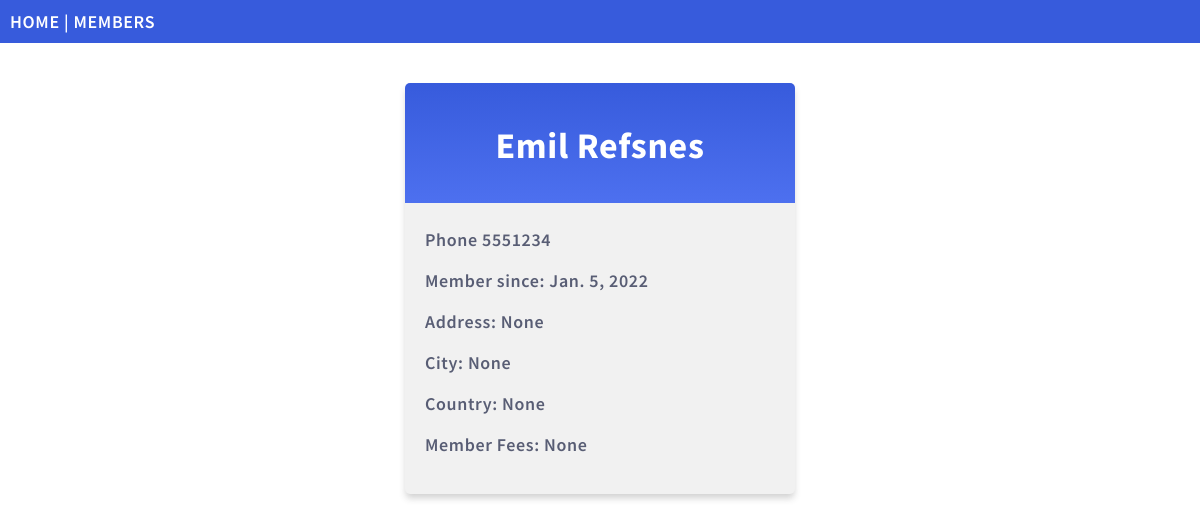
The app's page /members/details/1 with its own data.
### members/models.py (models this page shows, shortened)
class Member(models.Model):
  firstname = models.CharField(max_length=255)
  lastname = models.CharField(max_length=255)
  phone = models.CharField(max_length=255, null=True)
  joined_date = models.DateField(null=True)
  address = models.CharField(max_length=255,null=True)
  city = models.CharField(max_length=255,null=True)
  country = models.CharField(max_length=255,null=True)
  member_fees = models.IntegerField(null=True)

### members/views.py (the view)
# urls.py: path('members/details/<int:id>', views.details, name='details'),
def details(request, id):
  mymember = Member.objects.get(id=id)
  template = loader.get_template('details.html')
  context = {
    'mymember': mymember,
  }
  return HttpResponse(template.render(context, request))

### members/templates/details.html (shortened to what this page needs)
{% extends "master.html" %}
{% block content %}
  <div class="mycard">
    <h1>{{ mymember.firstname }} {{ mymember.lastname }}</h1>
    <p>Phone {{ mymember.phone }}</p>
    <p>Member since: {{ mymember.joined_date }}</p>
    <p>Address: {{ mymember.address }}</p>
    <p>City: {{ mymember.city }}</p>
    <p>Country: {{ mymember.country }}</p>
    <p>Member Fees: {{ mymember.member_fees }}</p>
  </div>
{% endblock %}

### mystaticfiles/mystyles.css (style rules this page uses)
body { margin:0; font: 600 18px 'Source Sans Pro', sans-serif; letter-spacing: 0.64px; color: #585d74; }
.mycard { background-color: #f1f1f1; background-image: linear-gradient(to bottom, #375BDC, #4D70EF); background-size: 100% 120px; background-repeat: no-repeat; margin: 40px auto; width: 350px; border-radius: 5px; box-shadow: 0 5px 7px -1px rgba(51, 51, 51, 0.23); padding: 20px; }
.mycard h1 { text-align: center; color:#ffffff; margin:20px 0 60px 0; }

### records on screen
Member: firstname "Emil", lastname "Refsnes", phone "5551234", joined_date "Jan. 5, 2022", address "None", city "None", country "None", member_fees "None"
